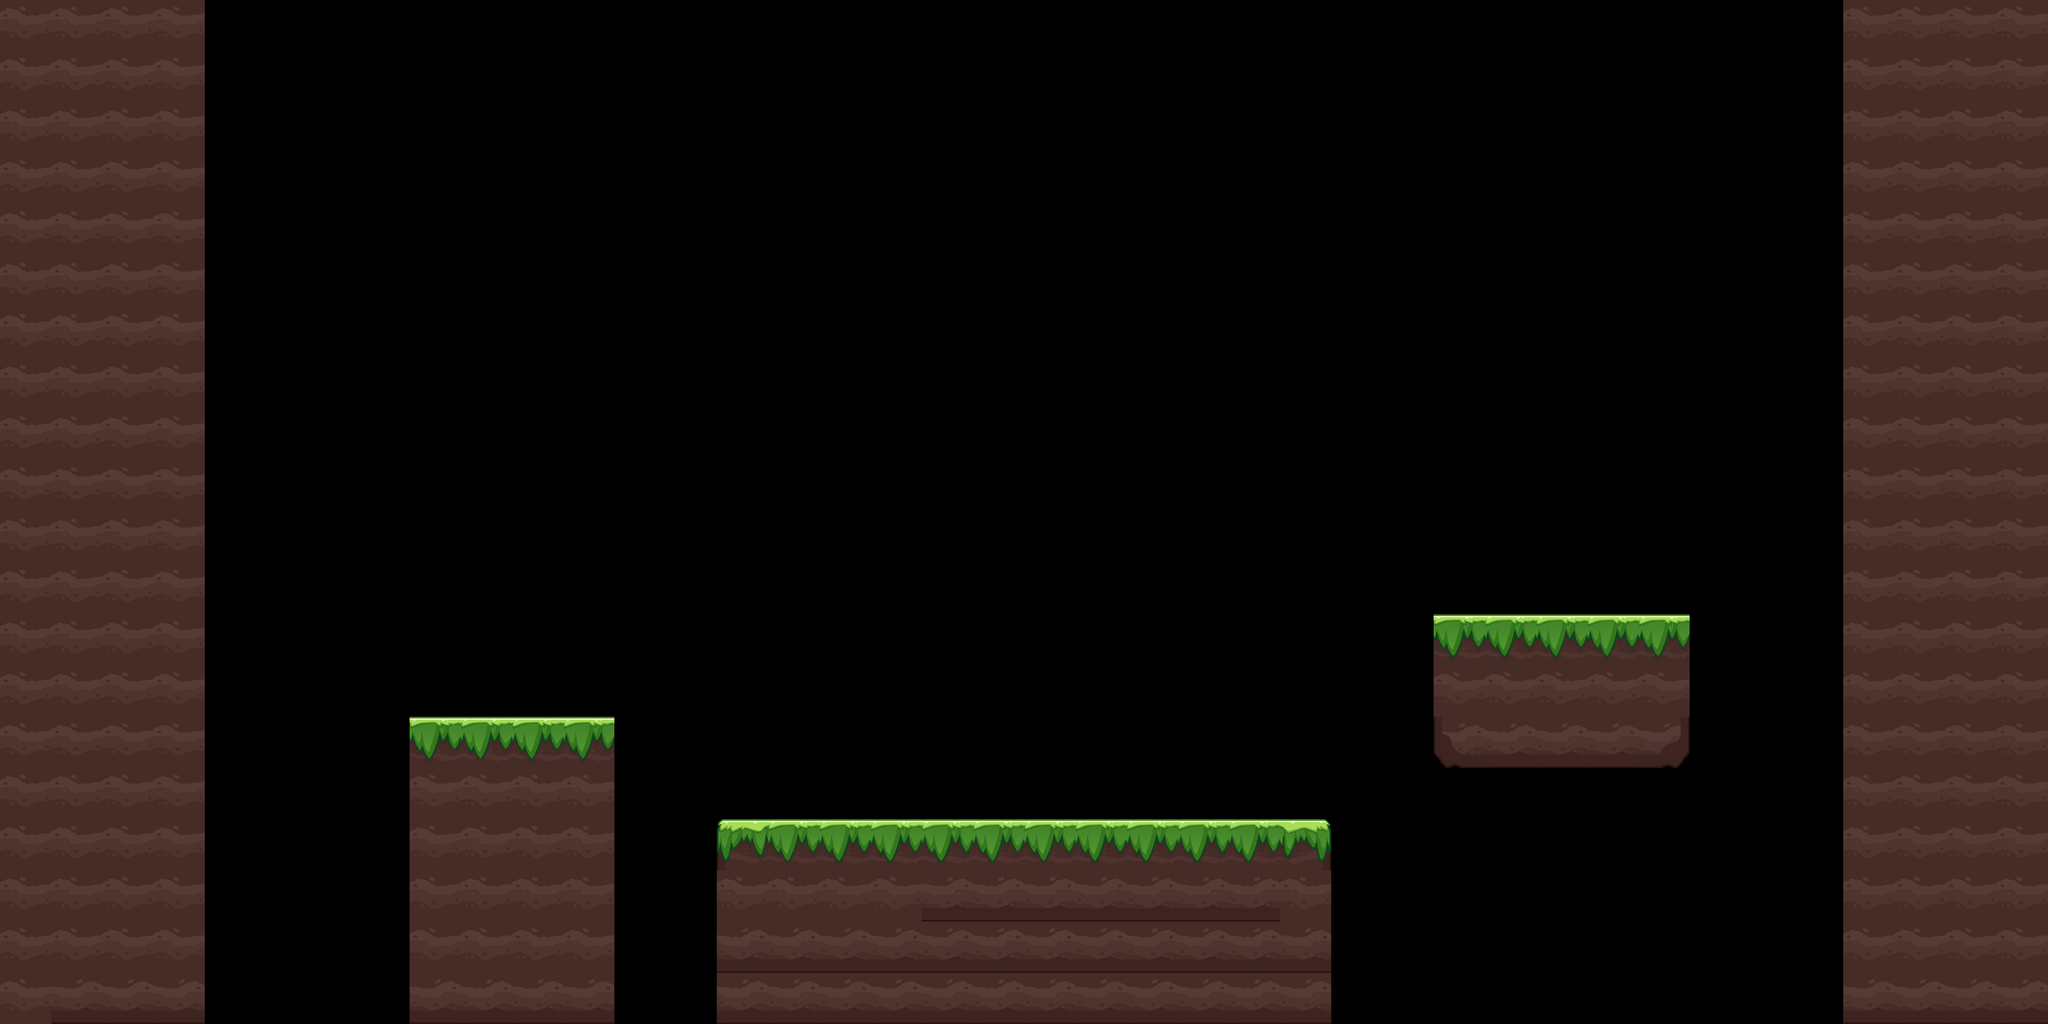

Rendered tile map (Tiled .tmx) drawn with the repository's tilesets; below, a short description and the full map source, tile grids included:
An orthogonal 40x20 tile map with 128x128 px tiles, 1 tile layer (ground).

<map version="1.10" tiledversion="1.10.2" orientation="orthogonal" renderorder="right-down" width="40" height="20" tilewidth="128" tileheight="128" infinite="0" nextlayerid="5" nextobjectid="1">
 <tileset firstgid="1" name="Tile" tilewidth="128" tileheight="128" tilecount="11" columns="0">
  <grid orientation="orthogonal" width="1" height="1" />
  <tile id="0">
   <image width="128" height="128" source="tile/spring/ground-left-fix.png" />
  </tile>
  <tile id="1">
   <image width="128" height="128" source="tile/spring/ground-right.png" />
  </tile>
  <tile id="2">
   <image width="128" height="128" source="tile/spring/ground-right-fix.png" />
  </tile>
  <tile id="3">
   <image width="128" height="128" source="tile/spring/ground-top-center.png" />
  </tile>
  <tile id="4">
   <image width="128" height="128" source="tile/spring/ground-bot-center.png" />
  </tile>
  <tile id="5">
   <image width="128" height="128" source="tile/spring/ground-bot-corner-left.png" />
  </tile>
  <tile id="6">
   <image width="128" height="128" source="tile/spring/ground-bot-corner-right.png" />
  </tile>
  <tile id="7">
   <image width="128" height="128" source="tile/spring/ground-center.png" />
  </tile>
  <tile id="8">
   <image width="128" height="128" source="tile/spring/ground-corner-top-left.png" />
  </tile>
  <tile id="9">
   <image width="128" height="128" source="tile/spring/ground-corner-top-right.png" />
  </tile>
  <tile id="10">
   <image width="128" height="128" source="tile/spring/ground-left.png" />
  </tile>
 </tileset>
 <layer id="4" name="ground" width="40" height="20">
  <data encoding="csv">
8,8,8,8,0,0,0,0,0,0,0,0,0,0,0,0,0,0,0,0,0,0,0,0,0,0,0,0,0,0,0,0,0,0,0,0,8,8,8,8,
8,8,8,8,0,0,0,0,0,0,0,0,0,0,0,0,0,0,0,0,0,0,0,0,0,0,0,0,0,0,0,0,0,0,0,0,8,8,8,8,
8,8,8,8,0,0,0,0,0,0,0,0,0,0,0,0,0,0,0,0,0,0,0,0,0,0,0,0,0,0,0,0,0,0,0,0,8,8,8,8,
8,8,8,8,0,0,0,0,0,0,0,0,0,0,0,0,0,0,0,0,0,0,0,0,0,0,0,0,0,0,0,0,0,0,0,0,8,8,8,8,
8,8,8,8,0,0,0,0,0,0,0,0,0,0,0,0,0,0,0,0,0,0,0,0,0,0,0,0,0,0,0,0,0,0,0,0,8,8,8,8,
8,8,8,8,0,0,0,0,0,0,0,0,0,0,0,0,0,0,0,0,0,0,0,0,0,0,0,0,0,0,0,0,0,0,0,0,8,8,8,8,
8,8,8,8,0,0,0,0,0,0,0,0,0,0,0,0,0,0,0,0,0,0,0,0,0,0,0,0,0,0,0,0,0,0,0,0,8,8,8,8,
8,8,8,8,0,0,0,0,0,0,0,0,0,0,0,0,0,0,0,0,0,0,0,0,0,0,0,0,0,0,0,0,0,0,0,0,8,8,8,8,
8,8,8,8,0,0,0,0,0,0,0,0,0,0,0,0,0,0,0,0,0,0,0,0,0,0,0,0,0,0,0,0,0,0,0,0,8,8,8,8,
8,8,8,8,0,0,0,0,0,0,0,0,0,0,0,0,0,0,0,0,0,0,0,0,0,0,0,0,0,0,0,0,0,0,0,0,8,8,8,8,
8,8,8,8,0,0,0,0,0,0,0,0,0,0,0,0,0,0,0,0,0,0,0,0,0,0,0,0,0,0,0,0,0,0,0,0,8,8,8,8,
8,8,8,8,0,0,0,0,0,0,0,0,0,0,0,0,0,0,0,0,0,0,0,0,0,0,0,0,0,0,0,0,0,0,0,0,8,8,8,8,
8,8,8,8,0,0,0,0,0,0,0,0,0,0,0,0,0,0,0,0,0,0,0,0,0,0,0,0,4,4,4,4,4,0,0,0,8,8,8,8,
8,8,8,8,0,0,0,0,0,0,0,0,0,0,0,0,0,0,0,0,0,0,0,0,0,0,0,0,8,8,8,8,8,0,0,0,8,8,8,8,
8,8,8,8,0,0,0,0,4,4,4,4,0,0,0,0,0,0,0,0,0,0,0,0,0,0,0,0,6,5,5,5,7,0,0,0,8,8,8,8,
8,8,8,8,0,0,0,0,8,8,8,8,0,0,0,0,0,0,0,0,0,0,0,0,0,0,0,0,0,0,0,0,0,0,0,0,8,8,8,8,
8,8,8,8,0,0,0,0,8,8,8,8,0,0,9,4,4,4,4,4,4,4,4,4,4,10,0,0,0,0,0,0,0,0,0,0,8,8,8,8,
8,8,8,8,0,0,0,0,8,8,8,8,0,0,8,8,8,8,5,5,5,5,5,5,5,8,0,0,0,0,0,0,0,0,0,0,8,8,8,8,
8,8,8,8,0,0,0,0,8,8,8,8,0,0,5,5,5,5,5,5,5,5,5,5,5,5,0,0,0,0,0,0,0,0,0,0,8,8,8,8,
8,5,5,5,0,0,0,0,5,5,5,5,0,0,5,5,5,5,5,5,5,5,5,5,5,5,0,0,0,0,0,0,0,0,0,0,5,5,5,5
</data>
 </layer>
</map>
